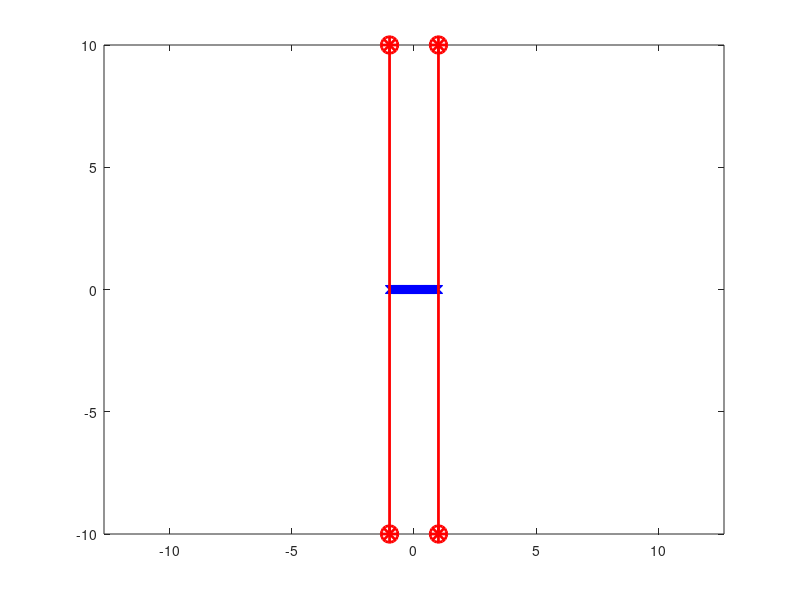

Source code (MATLAB): (Note: this script raises an error after producing the figure.)
%%
% This function plots the prior functions based in R-functions
% for a given node set, as well as the gradients and the approximation
% for discontinuous nodal data
%

clear all
close all
format long

% ========================================================================================
%% Input parameters

N    = 100;

x_n  = [-1  10;-1 -10;
        1 -10; 1  10];  
edges= [1 2;3 4];

x_s  = [linspace(-1,1,201)',zeros(201,1)];

figure(1)
plot(x_n(:,1),x_n(:,2),'ro','markersize',12,'linewidth',2)
hold on
plot(x_s(:,1),x_s(:,2),'bx')
for ed=1:size(edges,1)
  plot(x_n(edges(ed,:),1),x_n(edges(ed,:),2),'r*-','markersize',12,'linewidth',2)
end
hold off
axis equal

%% RFunction - ------------------------------------------------------

%  Input parameters: CME options
% spow: w^spow, where w is the approximation to the distance function (R-function)
% mpow: distance function derivative maximum degree of the approximation
spow1 = 1; 
spow2 = 2;
spow3 = 3;
mpow1 = 1; 
mpow2 = 2;
mpow3 = 3;

[ddist11,gdist11] = Rfunction_equiv_(edges,x_n,x_s,spow1,mpow1);
[ddist12,gdist12] = Rfunction_equiv_(edges,x_n,x_s,spow1,mpow2);
[ddist13,gdist13] = Rfunction_equiv_(edges,x_n,x_s,spow1,mpow3);
[ddist14,gdist14] = Rfunction_equiv_(edges,x_n,x_s,spow1,10);

[ddist21,gdist21] = Rfunction_equiv_(edges,x_n,x_s,spow2,mpow1);
[ddist22,gdist22] = Rfunction_equiv_(edges,x_n,x_s,spow2,mpow2);
[ddist23,gdist23] = Rfunction_equiv_(edges,x_n,x_s,spow2,mpow3);
[ddist24,gdist24] = Rfunction_equiv_(edges,x_n,x_s,spow2,10);

[ddist31,gdist31] = Rfunction_equiv_(edges,x_n,x_s,spow3,mpow1);
[ddist32,gdist32] = Rfunction_equiv_(edges,x_n,x_s,spow3,mpow2);
[ddist33,gdist33] = Rfunction_equiv_(edges,x_n,x_s,spow3,mpow3);
[ddist34,gdist34] = Rfunction_equiv_(edges,x_n,x_s,spow3,10);

[ddist41,gdist41] = Rfunction_equiv_(edges,x_n,x_s,10,mpow1);
[ddist42,gdist42] = Rfunction_equiv_(edges,x_n,x_s,10,mpow2);
[ddist43,gdist43] = Rfunction_equiv_(edges,x_n,x_s,10,mpow3);
[ddist44,gdist44] = Rfunction_equiv_(edges,x_n,x_s,10,10);


%% Plot basis functions at a given node
createfigure_dist1D(x_s(:,1),(1-abs(x_s(:,1))).^1,ddist11,ddist12,ddist13,ddist14)
title('s^1')

createfigure_dist1D(x_s(:,1),(1-abs(x_s(:,1))).^2,ddist21,ddist22,ddist23,ddist24)
title('s^2')

createfigure_dist1D(x_s(:,1),(1-abs(x_s(:,1))).^3,ddist31,ddist32,ddist33,ddist34)
title('s^3')

createfigure_dist1D(x_s(:,1),(1-abs(x_s(:,1))).^10,ddist41,ddist42,ddist43,ddist44)
title('s^4')